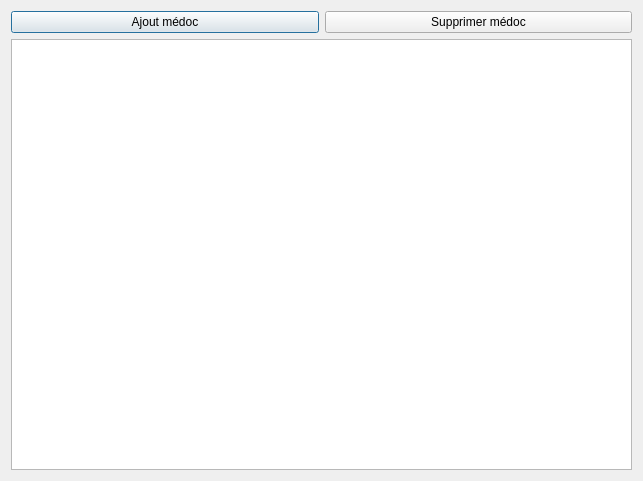
<?xml version="1.0" encoding="UTF-8"?>
<ui version="4.0">
 <class>Dialog</class>
 <widget class="QDialog" name="Dialog">
  <property name="geometry">
   <rect>
    <x>0</x>
    <y>0</y>
    <width>643</width>
    <height>481</height>
   </rect>
  </property>
  <property name="windowTitle">
   <string>Gestion médoc</string>
  </property>
  <layout class="QVBoxLayout" name="verticalLayout">
   <item>
    <layout class="QHBoxLayout" name="horizontalLayout">
     <item>
      <widget class="QPushButton" name="add_item">
       <property name="text">
        <string>Ajout médoc</string>
       </property>
      </widget>
     </item>
     <item>
      <widget class="QPushButton" name="remove_item">
       <property name="text">
        <string>Supprimer médoc</string>
       </property>
      </widget>
     </item>
    </layout>
   </item>
   <item>
    <widget class="QgsAttributeTableView" name="attribute_table"/>
   </item>
  </layout>
 </widget>
 <customwidgets>
  <customwidget>
   <class>QgsAttributeTableView</class>
   <extends>QTableView</extends>
   <header>qgis.gui</header>
  </customwidget>
 </customwidgets>
 <resources/>
 <connections/>
</ui>
